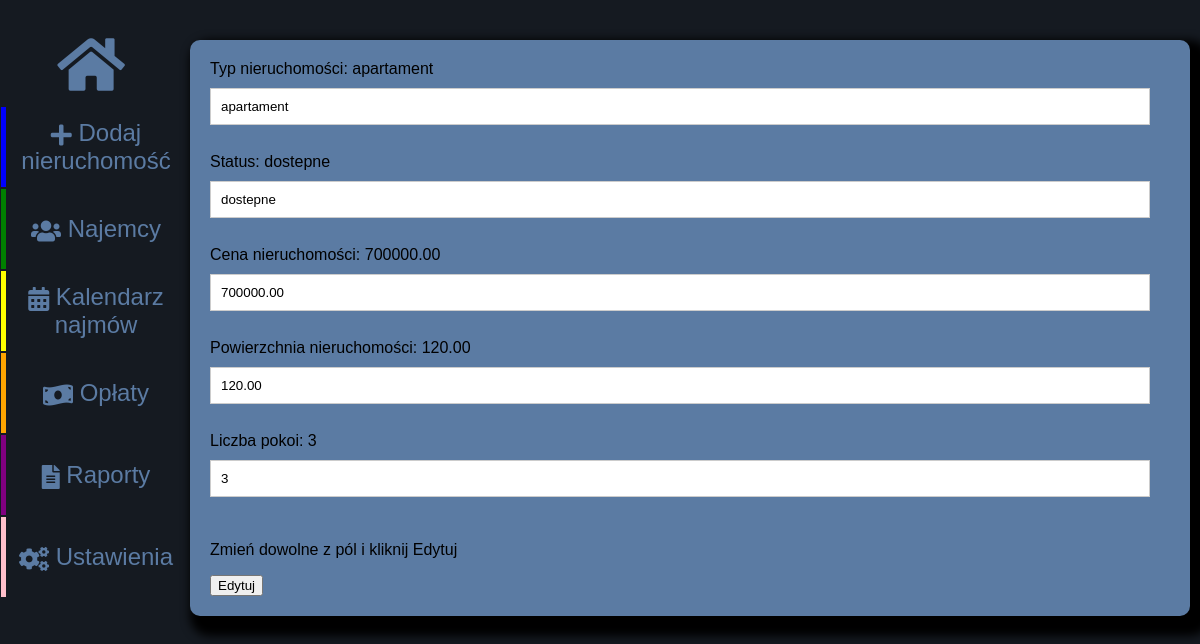
The app's page /nieruchomosci/6/edytuj/ with its own data.
### listings/models.py (models this page shows, shortened)
class Nieruchomosc(models.Model):
    STATUS_CHOICES = [
        ('Na Sprzedaż', 'Na Sprzedaż'),
        ('Wynajęte', 'Wynajęte'),
        ('Do wynajęcia', 'Do wynajęcia'),
        ('Do remontu', 'Do remontu')
    ]
    TYP_CHOICES = [
        ('Dom', 'Dom'),
        ('Mieszkanie', 'Mieszkanie'),
    ]
    Status = models.CharField(max_length=50, choices=STATUS_CHOICES)
    ID_nieruchomosci = models.AutoField(primary_key=True)
    ID_adresu = models.ForeignKey(Adres, on_delete=models.CASCADE, db_column='ID_adresu')
    Powierzchnia = models.DecimalField(max_digits=10, decimal_places=2)
    Liczba_pokoi = models.IntegerField()
    Cena = models.DecimalField(max_digits=10, decimal_places=2)
    Typ_nieruchomosci = models.CharField(max_length=50, choices=TYP_CHOICES)
    Opis = models.TextField(blank=True)  # Opcjonalne
    class Meta:
        db_table='Nieruchomosci'

### listings/views.py (the view)
# urls.py: path('nieruchomosci/<int:nieruchomosc_ID>/edytuj/', views.edytuj_nieruchomosc, name='edytuj_nieruchomosc'),
def edytuj_nieruchomosc(request, nieruchomosc_ID):
    nieruchomosc = Nieruchomosc.objects.filter(ID_nieruchomosci=nieruchomosc_ID)
    print(request, nieruchomosc_ID)
    return render(request, 'edytuj_nieruchomosc.html', {'nieruchomosc': nieruchomosc[0]})

### templates/edytuj_nieruchomosc.html (shortened to what this page needs)
<!DOCTYPE html>
<html lang="en">
<head>
    {% load static %}
    <link rel="stylesheet" type="text/css" href="{% static 'style.css' %}">
    <link rel="stylesheet" href="https://cdnjs.cloudflare.com/ajax/libs/font-awesome/5.15.4/css/all.min.css">
</head>
<body>
<div class="sidebar">
    <a href="{% url 'lista_nieruchomosci' %}" style="display: flex; align-items: center; justify-content: center; margin-top: 25px;">
        <button style="background: none; border: none;"><i class="fas fa-home" style="font-size: 60px;"></i></button>
    </a>
    <a href="{% url 'dodaj_nieruchomosc' %}" class="button-2">
        <button><i class="fas fa-plus"></i> Dodaj nieruchomość</button>
    </a>
    <a href="{% url 'lista_najemcow' %}" class="button-3">
        <button><i class="fas fa-users"></i> Najemcy</button>
    </a>
    <a href="{% url 'kalendarz_najmow' %}" class="button-4">
        <button><i class="fas fa-calendar-alt"></i> Kalendarz najmów</button>
    </a>
    <a href="{% url 'lista_oplat' %}" class="button-5">
        <button><i class="fas fa-money-bill-wave"></i> Opłaty</button>
    </a>
    <a href="{% url 'raporty' %}" class="button-6">
        <button><i class="fas fa-file-alt"></i> Raporty</button>
    </a>
    <a href="{% url 'ustawienia' %}"class="button-7">
        <button><i class="fas fa-cogs"></i> Ustawienia</button>
    </a>
</div>
<div class="content">
    <div class="form-container">
        <form action="zmien_nieruchomosc" method="post">
            <label for="typ">Typ nieruchomości: {{ nieruchomosc.Typ_nieruchomosci }} </label>
            <input type="text" id="typ" name="typ" value={{ nieruchomosc.Typ_nieruchomosci }}><br><br>
            <label for="status">Status: {{ nieruchomosc.Status }} </label>
            <input type="text" id="status" name="status" value= {{ nieruchomosc.Status }}><br><br>
            <label for="cena">Cena nieruchomości: {{ nieruchomosc.Cena }} </label>
            <input type="text" id="cena" name="cena" value={{ nieruchomosc.Cena }}><br><br>
            <label for="powierzchnia">Powierzchnia nieruchomości: {{ nieruchomosc.Powierzchnia }} </label>
            <input type="text" id="powierzchnia" name="powierzchnia" value={{ nieruchomosc.Powierzchnia }}><br><br>
            <label for="liczba_pokoi">Liczba pokoi: {{ nieruchomosc.Liczba_pokoi }} </label>
            <input type="text" id="liczba_pokoi" name="liczba_pokoi" value= {{ nieruchomosc.Liczba_pokoi }}><br><br>
            <p> Zmień dowolne z pól i kliknij Edytuj</p>
            <input type="submit" value="Edytuj">
            </form>
    </div>
</div>
</body>
</html>

### listings/static/style.css (style rules this page uses)
body { font-family: Arial, sans-serif; margin: 0; padding: 0; background-color: #151a21; }
.sidebar { background-color: #151a21; float: left; width: 15%; height: 100%; text-align: center; }
.sidebar a { display: inline-block; margin: 1px; text-decoration: none; width: 100%; }
.sidebar button i { vertical-align: middle; }
.sidebar .button-2 { border-left: 5px solid blue; }
.sidebar .button-3 { border-left: 5px solid green; }
.sidebar .button-4 { border-left: 5px solid yellow; }
.sidebar .button-5 { border-left: 5px solid orange; }
.sidebar .button-6 { border-left: 5px solid purple; }
.sidebar .button-7 { border-left: 5px solid pink; }
.sidebar button { background-color: #151a21; padding: 0; color: #5b7ba3; font-size: 24px; cursor: pointer; transition: background-color 0.3s; width: 95%; height: 80px; margin: 0; border: none; box-sizing: border-box; }
.content { display: flex; justify-content: space-between; height: 80%; }
.form-container, .image-upload-container { margin: 40px 10px 20px 10px; padding: 20px; background-color: #5b7ba3; box-shadow: 10px 10px 10px 10px black; width: 40%; flex-grow: 1; border-radius: 10px; transition: transform 0.3s; }
.form-container { height: auto; }
.form-container input[type="text"], .form-container input[type="number"], .form-container select { width: calc(100% - 20px); padding: 10px; margin: 10px 0; border: 1px solid #ccc; box-sizing: border-box; }

### records on screen
Nieruchomosc: Typ_nieruchomosci "apartament", typ "apartament", Status "dostepne", status "dostepne", Cena "700000.00", cena "700000.00", Powierzchnia "120.00", powierzchnia "120.00", Liczba_pokoi "3", liczba_pokoi "3"
